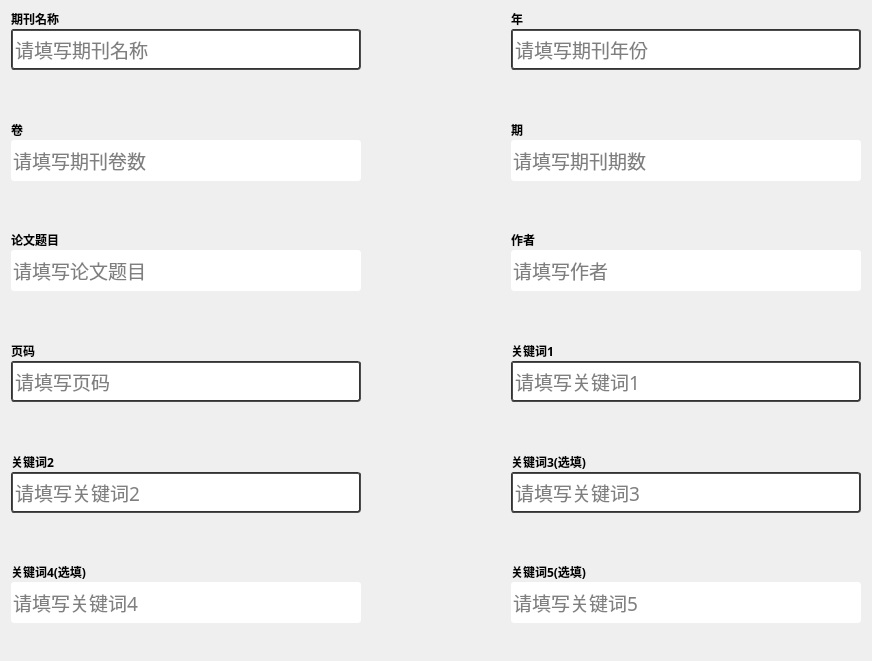
      <widget class="QWidget" name="layoutWidget_6">
       <property name="geometry">
        <rect>
         <x>20</x>
         <y>20</y>
         <width>861</width>
         <height>661</height>
        </rect>
       </property>
       <layout class="QVBoxLayout" name="verticalLayout_11">
        <property name="spacing">
         <number>25</number>
        </property>
        <item>
         <layout class="QHBoxLayout" name="horizontalLayout_6">
          <property name="spacing">
           <number>150</number>
          </property>
          <item>
           <layout class="QVBoxLayout" name="verticalLayout_12">
            <property name="spacing">
             <number>3</number>
            </property>
            <item>
             <widget class="QLabel" name="label_52">
              <property name="minimumSize">
               <size>
                <width>72</width>
                <height>15</height>
               </size>
              </property>
              <property name="maximumSize">
               <size>
                <width>72</width>
                <height>15</height>
               </size>
              </property>
              <property name="font">
               <font>
                <family>微软雅黑</family>
                <weight>75</weight>
                <bold>true</bold>
               </font>
              </property>
              <property name="text">
               <string>期刊名称</string>
              </property>
             </widget>
            </item>
            <item>
             <widget class="QLineEdit" name="lineEdit_10">
              <property name="minimumSize">
               <size>
                <width>350</width>
                <height>41</height>
               </size>
              </property>
              <property name="maximumSize">
               <size>
                <width>350</width>
                <height>41</height>
               </size>
              </property>
              <property name="font">
               <font>
                <family>微软雅黑</family>
                <pointsize>14</pointsize>
               </font>
              </property>
              <property name="styleSheet">
               <string notr="true">QLineEdit{
border:2px groove #333333;
border-radius:3px;
}
QLineEdit:focus{
	border: 3px solid #000000;
}</string>
              </property>
              <property name="text">
               <string/>
              </property>
              <property name="placeholderText">
               <string>请填写期刊名称</string>
              </property>
             </widget>
            </item>
            <item>
             <widget class="QLabel" name="label_53">
              <property name="font">
               <font>
                <family>微软雅黑</family>
                <pointsize>10</pointsize>
                <weight>50</weight>
                <bold>false</bold>
               </font>
              </property>
              <property name="styleSheet">
               <string notr="true">color:rgb(255, 85, 0);</string>
              </property>
              <property name="text">
               <string/>
              </property>
              <property name="alignment">
               <set>Qt::AlignLeading|Qt::AlignLeft|Qt::AlignTop</set>
              </property>
             </widget>
            </item>
           </layout>
          </item>
          <item>
           <layout class="QVBoxLayout" name="verticalLayout_13">
            <property name="spacing">
             <number>3</number>
            </property>
            <item>
             <widget class="QLabel" name="label_54">
              <property name="minimumSize">
               <size>
                <width>72</width>
                <height>15</height>
               </size>
              </property>
              <property name="maximumSize">
               <size>
                <width>72</width>
                <height>15</height>
               </size>
              </property>
              <property name="font">
               <font>
                <family>微软雅黑</family>
                <weight>75</weight>
                <bold>true</bold>
               </font>
              </property>
              <property name="text">
               <string>年</string>
              </property>
             </widget>
            </item>
            <item>
             <widget class="QLineEdit" name="lineEdit_11">
              <property name="minimumSize">
               <size>
                <width>350</width>
                <height>41</height>
               </size>
              </property>
              <property name="maximumSize">
               <size>
                <width>350</width>
                <height>41</height>
               </size>
              </property>
              <property name="font">
               <font>
                <family>微软雅黑</family>
                <pointsize>14</pointsize>
               </font>
              </property>
              <property name="styleSheet">
               <string notr="true">QLineEdit{
border:2px groove #333333;
border-radius:3px;
}
QLineEdit:focus{
	border: 3px solid #000000;
}</string>
              </property>
              <property name="text">
               <string/>
              </property>
              <property name="placeholderText">
               <string>请填写期刊年份</string>
              </property>
             </widget>
            </item>
            <item>
             <widget class="QLabel" name="label_55">
              <property name="font">
               <font>
                <family>微软雅黑</family>
                <pointsize>10</pointsize>
                <weight>50</weight>
                <bold>false</bold>
               </font>
              </property>
              <property name="styleSheet">
               <string notr="true">color:rgb(255, 85, 0);</string>
              </property>
              <property name="text">
               <string/>
              </property>
              <property name="alignment">
               <set>Qt::AlignLeading|Qt::AlignLeft|Qt::AlignTop</set>
              </property>
             </widget>
            </item>
           </layout>
          </item>
         </layout>
        </item>
        <item>
         <layout class="QHBoxLayout" name="horizontalLayout_7">
          <property name="spacing">
           <number>150</number>
          </property>
          <item>
           <layout class="QVBoxLayout" name="verticalLayout_14">
            <property name="spacing">
             <number>3</number>
            </property>
            <item>
             <widget class="QLabel" name="label_56">
              <property name="minimumSize">
               <size>
                <width>72</width>
                <height>15</height>
               </size>
              </property>
              <property name="maximumSize">
               <size>
                <width>72</width>
                <height>15</height>
               </size>
              </property>
              <property name="font">
               <font>
                <family>微软雅黑</family>
                <weight>75</weight>
                <bold>true</bold>
               </font>
              </property>
              <property name="text">
               <string>卷</string>
              </property>
             </widget>
            </item>
            <item>
             <widget class="QLineEdit" name="lineEdit_12">
              <property name="minimumSize">
               <size>
                <width>350</width>
                <height>41</height>
               </size>
              </property>
              <property name="maximumSize">
               <size>
                <width>350</width>
                <height>41</height>
               </size>
              </property>
              <property name="font">
               <font>
                <family>微软雅黑</family>
                <pointsize>14</pointsize>
               </font>
              </property>
              <property name="styleSheet">
               <string notr="true">QLineEdit{
border-radius:3px;
}</string>
              </property>
              <property name="text">
               <string/>
              </property>
              <property name="placeholderText">
               <string>请填写期刊卷数</string>
              </property>
             </widget>
            </item>
            <item>
             <widget class="QLabel" name="label_57">
              <property name="font">
               <font>
                <family>微软雅黑</family>
                <pointsize>10</pointsize>
                <weight>50</weight>
                <bold>false</bold>
               </font>
              </property>
              <property name="styleSheet">
               <string notr="true">color:rgb(255, 85, 0);</string>
              </property>
              <property name="text">
               <string/>
              </property>
              <property name="alignment">
               <set>Qt::AlignLeading|Qt::AlignLeft|Qt::AlignTop</set>
              </property>
             </widget>
            </item>
           </layout>
          </item>
          <item>
           <layout class="QVBoxLayout" name="verticalLayout_15">
            <property name="spacing">
             <number>3</number>
            </property>
            <item>
             <widget class="QLabel" name="label_58">
              <property name="minimumSize">
               <size>
                <width>72</width>
                <height>15</height>
               </size>
              </property>
              <property name="maximumSize">
               <size>
                <width>72</width>
                <height>15</height>
               </size>
              </property>
              <property name="font">
               <font>
                <family>微软雅黑</family>
                <weight>75</weight>
                <bold>true</bold>
               </font>
              </property>
              <property name="text">
               <string>期</string>
              </property>
             </widget>
            </item>
            <item>
             <widget class="QLineEdit" name="lineEdit_13">
              <property name="minimumSize">
               <size>
                <width>350</width>
                <height>41</height>
               </size>
              </property>
              <property name="maximumSize">
               <size>
                <width>350</width>
                <height>41</height>
               </size>
              </property>
              <property name="font">
               <font>
                <family>微软雅黑</family>
                <pointsize>14</pointsize>
               </font>
              </property>
              <property name="styleSheet">
               <string notr="true">QLineEdit{
border-radius:3px;
}</string>
              </property>
              <property name="text">
               <string/>
              </property>
              <property name="placeholderText">
               <string>请填写期刊期数</string>
              </property>
             </widget>
            </item>
            <item>
             <widget class="QLabel" name="label_59">
              <property name="font">
               <font>
                <family>微软雅黑</family>
                <pointsize>10</pointsize>
                <weight>50</weight>
                <bold>false</bold>
               </font>
              </property>
              <property name="styleSheet">
               <string notr="true">color:rgb(255, 85, 0);</string>
              </property>
              <property name="text">
               <string/>
              </property>
              <property name="alignment">
               <set>Qt::AlignLeading|Qt::AlignLeft|Qt::AlignTop</set>
              </property>
             </widget>
            </item>
           </layout>
          </item>
         </layout>
        </item>
        <item>
         <layout class="QHBoxLayout" name="horizontalLayout_8">
          <property name="spacing">
           <number>150</number>
          </property>
          <item>
           <layout class="QVBoxLayout" name="verticalLayout_16">
            <property name="spacing">
             <number>3</number>
            </property>
            <item>
             <widget class="QLabel" name="label_60">
              <property name="minimumSize">
               <size>
                <width>72</width>
                <height>15</height>
               </size>
              </property>
              <property name="maximumSize">
               <size>
                <width>72</width>
                <height>15</height>
               </size>
              </property>
              <property name="font">
               <font>
                <family>微软雅黑</family>
                <weight>75</weight>
                <bold>true</bold>
               </font>
              </property>
              <property name="text">
               <string>论文题目</string>
              </property>
             </widget>
            </item>
            <item>
             <widget class="QLineEdit" name="lineEdit_14">
              <property name="minimumSize">
               <size>
                <width>350</width>
                <height>41</height>
               </size>
              </property>
              <property name="maximumSize">
               <size>
                <width>350</width>
                <height>41</height>
               </size>
              </property>
              <property name="font">
               <font>
                <family>微软雅黑</family>
                <pointsize>14</pointsize>
               </font>
              </property>
              <property name="styleSheet">
               <string notr="true">QLineEdit{
border-radius:3px;
}</string>
              </property>
              <property name="text">
               <string/>
              </property>
              <property name="placeholderText">
               <string>请填写论文题目</string>
              </property>
             </widget>
            </item>
            <item>
             <widget class="QLabel" name="label_61">
              <property name="font">
               <font>
                <family>微软雅黑</family>
                <pointsize>10</pointsize>
                <weight>50</weight>
                <bold>false</bold>
               </font>
              </property>
              <property name="styleSheet">
               <string notr="true">color:rgb(255, 85, 0);</string>
              </property>
              <property name="text">
               <string/>
              </property>
              <property name="alignment">
               <set>Qt::AlignLeading|Qt::AlignLeft|Qt::AlignTop</set>
              </property>
             </widget>
            </item>
           </layout>
          </item>
          <item>
           <layout class="QVBoxLayout" name="verticalLayout_17">
            <property name="spacing">
             <number>3</number>
            </property>
            <item>
             <widget class="QLabel" name="label_62">
              <property name="minimumSize">
               <size>
                <width>72</width>
                <height>15</height>
               </size>
              </property>
              <property name="maximumSize">
               <size>
                <width>72</width>
                <height>15</height>
               </size>
              </property>
              <property name="font">
               <font>
                <family>微软雅黑</family>
                <weight>75</weight>
                <bold>true</bold>
               </font>
              </property>
              <property name="text">
               <string>作者</string>
              </property>
             </widget>
            </item>
            <item>
             <widget class="QLineEdit" name="lineEdit_15">
              <property name="minimumSize">
               <size>
                <width>350</width>
                <height>41</height>
               </size>
              </property>
              <property name="maximumSize">
               <size>
                <width>350</width>
                <height>41</height>
               </size>
              </property>
              <property name="font">
               <font>
                <family>微软雅黑</family>
                <pointsize>14</pointsize>
               </font>
              </property>
              <property name="styleSheet">
               <string notr="true">QLineEdit{
border-radius:3px;
}</string>
              </property>
              <property name="text">
               <string/>
              </property>
              <property name="placeholderText">
               <string>请填写作者</string>
              </property>
             </widget>
            </item>
            <item>
             <widget class="QLabel" name="label_63">
              <property name="font">
               <font>
                <family>微软雅黑</family>
                <pointsize>10</pointsize>
                <weight>50</weight>
                <bold>false</bold>
               </font>
              </property>
              <property name="styleSheet">
               <string notr="true">color:rgb(255, 85, 0);</string>
              </property>
              <property name="text">
               <string/>
              </property>
              <property name="alignment">
               <set>Qt::AlignLeading|Qt::AlignLeft|Qt::AlignTop</set>
              </property>
             </widget>
            </item>
           </layout>
          </item>
         </layout>
        </item>
        <item>
         <layout class="QHBoxLayout" name="horizontalLayout_10">
          <property name="spacing">
           <number>150</number>
          </property>
          <item>
           <layout class="QVBoxLayout" name="verticalLayout_21">
            <property name="spacing">
             <number>3</number>
            </property>
            <item>
             <widget class="QLabel" name="label_70">
              <property name="minimumSize">
               <size>
                <width>72</width>
                <height>15</height>
               </size>
              </property>
              <property name="maximumSize">
               <size>
                <width>72</width>
                <height>15</height>
               </size>
              </property>
              <property name="font">
               <font>
                <family>微软雅黑</family>
                <weight>75</weight>
                <bold>true</bold>
               </font>
              </property>
              <property name="text">
               <string>页码</string>
              </property>
             </widget>
            </item>
            <item>
             <widget class="QLineEdit" name="lineEdit_18">
              <property name="minimumSize">
               <size>
                <width>350</width>
                <height>41</height>
               </size>
              </property>
              <property name="maximumSize">
               <size>
                <width>350</width>
                <height>41</height>
               </size>
              </property>
              <property name="font">
               <font>
                <family>微软雅黑</family>
                <pointsize>14</pointsize>
               </font>
              </property>
              <property name="styleSheet">
               <string notr="true">QLineEdit{
border:2px groove #333333;
border-radius:3px;
}
QLineEdit:focus{
	border: 3px solid #000000;
}</string>
              </property>
              <property name="text">
               <string/>
              </property>
              <property name="placeholderText">
               <string>请填写页码</string>
              </property>
             </widget>
            </item>
            <item>
             <widget class="QLabel" name="label_71">
              <property name="font">
               <font>
                <family>微软雅黑</family>
                <pointsize>10</pointsize>
                <weight>50</weight>
                <bold>false</bold>
               </font>
              </property>
              <property name="styleSheet">
               <string notr="true">color:rgb(255, 85, 0);</string>
              </property>
              <property name="text">
               <string/>
              </property>
              <property name="alignment">
               <set>Qt::AlignLeading|Qt::AlignLeft|Qt::AlignTop</set>
              </property>
             </widget>
            </item>
           </layout>
          </item>
          <item>
           <layout class="QVBoxLayout" name="verticalLayout_22">
            <property name="spacing">
             <number>3</number>
            </property>
            <item>
             <widget class="QLabel" name="label_72">
              <property name="minimumSize">
               <size>
                <width>72</width>
                <height>15</height>
               </size>
              </property>
              <property name="maximumSize">
               <size>
                <width>72</width>
                <height>15</height>
               </size>
              </property>
              <property name="font">
               <font>
                <family>微软雅黑</family>
                <weight>75</weight>
                <bold>true</bold>
               </font>
              </property>
              <property name="text">
               <string>关键词1</string>
              </property>
             </widget>
            </item>
            <item>
             <widget class="QLineEdit" name="lineEdit_19">
              <property name="minimumSize">
               <size>
                <width>350</width>
                <height>41</height>
               </size>
              </property>
              <property name="maximumSize">
               <size>
                <width>350</width>
                <height>41</height>
               </size>
              </property>
              <property name="font">
               <font>
                <family>微软雅黑</family>
                <pointsize>14</pointsize>
               </font>
              </property>
              <property name="styleSheet">
               <string notr="true">QLineEdit{
border:2px groove #333333;
border-radius:3px;
}
QLineEdit:focus{
	border: 3px solid #000000;
}</string>
              </property>
              <property name="text">
               <string/>
              </property>
              <property name="placeholderText">
               <string>请填写关键词1</string>
              </property>
             </widget>
            </item>
            <item>
             <widget class="QLabel" name="label_81">
              <property name="font">
               <font>
                <family>微软雅黑</family>
                <pointsize>10</pointsize>
                <weight>50</weight>
                <bold>false</bold>
               </font>
              </property>
              <property name="styleSheet">
               <string notr="true">color:rgb(255, 85, 0);</string>
              </property>
              <property name="text">
               <string/>
              </property>
              <property name="alignment">
               <set>Qt::AlignLeading|Qt::AlignLeft|Qt::AlignTop</set>
              </property>
             </widget>
            </item>
           </layout>
          </item>
         </layout>
        </item>
        <item>
         <layout class="QHBoxLayout" name="horizontalLayout_11">
          <property name="spacing">
           <number>150</number>
          </property>
          <item>
           <layout class="QVBoxLayout" name="verticalLayout_23">
            <property name="spacing">
             <number>3</number>
            </property>
            <item>
             <widget class="QLabel" name="label_82">
              <property name="minimumSize">
               <size>
                <width>100</width>
                <height>15</height>
               </size>
              </property>
              <property name="maximumSize">
               <size>
                <width>100</width>
                <height>15</height>
               </size>
              </property>
              <property name="font">
               <font>
                <family>微软雅黑</family>
                <weight>75</weight>
                <bold>true</bold>
               </font>
              </property>
              <property name="text">
               <string>关键词2</string>
              </property>
             </widget>
            </item>
            <item>
             <widget class="QLineEdit" name="lineEdit_20">
              <property name="minimumSize">
               <size>
                <width>350</width>
                <height>41</height>
               </size>
              </property>
              <property name="maximumSize">
               <size>
                <width>350</width>
                <height>41</height>
               </size>
              </property>
              <property name="font">
               <font>
                <family>微软雅黑</family>
                <pointsize>14</pointsize>
               </font>
              </property>
              <property name="styleSheet">
               <string notr="true">QLineEdit{
border:2px groove #333333;
border-radius:3px;
}
QLineEdit:focus{
	border: 3px solid #000000;
}</string>
              </property>
              <property name="text">
               <string/>
              </property>
              <property name="placeholderText">
               <string>请填写关键词2</string>
              </property>
             </widget>
            </item>
            <item>
             <widget class="QLabel" name="label_83">
              <property name="font">
               <font>
                <family>微软雅黑</family>
                <pointsize>10</pointsize>
                <weight>50</weight>
                <bold>false</bold>
               </font>
              </property>
              <property name="styleSheet">
               <string notr="true">color:rgb(255, 85, 0);</string>
              </property>
              <property name="text">
               <string/>
              </property>
              <property name="alignment">
               <set>Qt::AlignLeading|Qt::AlignLeft|Qt::AlignTop</set>
              </property>
             </widget>
            </item>
           </layout>
          </item>
          <item>
           <layout class="QVBoxLayout" name="verticalLayout_24">
            <property name="spacing">
             <number>3</number>
            </property>
            <item>
             <widget class="QLabel" name="label_84">
              <property name="minimumSize">
               <size>
                <width>100</width>
                <height>15</height>
               </size>
              </property>
              <property name="maximumSize">
               <size>
                <width>100</width>
                <height>15</height>
               </size>
              </property>
              <property name="font">
               <font>
                <family>微软雅黑</family>
                <weight>75</weight>
                <bold>true</bold>
               </font>
              </property>
              <property name="text">
               <string>关键词3(选填)</string>
              </property>
             </widget>
            </item>
            <item>
             <widget class="QLineEdit" name="lineEdit_21">
              <property name="minimumSize">
               <size>
                <width>350</width>
                <height>41</height>
               </size>
              </property>
              <property name="maximumSize">
               <size>
                <width>350</width>
                <height>41</height>
               </size>
              </property>
              <property name="font">
               <font>
                <family>微软雅黑</family>
                <pointsize>14</pointsize>
               </font>
              </property>
              <property name="styleSheet">
               <string notr="true">QLineEdit{
border:2px groove #333333;
border-radius:3px;
}
QLineEdit:focus{
	border: 3px solid #000000;
}</string>
              </property>
              <property name="text">
               <string/>
              </property>
              <property name="placeholderText">
               <string>请填写关键词3</string>
              </property>
             </widget>
            </item>
            <item>
             <widget class="QLabel" name="label_85">
              <property name="font">
               <font>
                <family>微软雅黑</family>
                <pointsize>10</pointsize>
                <weight>50</weight>
                <bold>false</bold>
               </font>
              </property>
              <property name="styleSheet">
               <string notr="true">color:rgb(255, 85, 0);</string>
              </property>
              <property name="text">
               <string/>
              </property>
              <property name="alignment">
               <set>Qt::AlignLeading|Qt::AlignLeft|Qt::AlignTop</set>
              </property>
             </widget>
            </item>
           </layout>
          </item>
         </layout>
        </item>
        <item>
         <layout class="QHBoxLayout" name="horizontalLayout_9">
          <property name="spacing">
           <number>150</number>
          </property>
          <item>
           <layout class="QVBoxLayout" name="verticalLayout_18">
            <property name="spacing">
             <number>3</number>
            </property>
            <item>
             <widget class="QLabel" name="label_64">
              <property name="minimumSize">
               <size>
                <width>100</width>
                <height>15</height>
               </size>
              </property>
              <property name="maximumSize">
               <size>
                <width>100</width>
                <height>15</height>
               </size>
              </property>
              <property name="font">
               <font>
                <family>微软雅黑</family>
                <weight>75</weight>
                <bold>true</bold>
               </font>
              </property>
              <property name="text">
               <string>关键词4(选填)</string>
              </property>
             </widget>
            </item>
            <item>
             <widget class="QLineEdit" name="lineEdit_16">
              <property name="minimumSize">
               <size>
                <width>350</width>
                <height>41</height>
               </size>
              </property>
              <property name="maximumSize">
               <size>
                <width>350</width>
                <height>41</height>
               </size>
              </property>
              <property name="font">
               <font>
                <family>微软雅黑</family>
                <pointsize>14</pointsize>
               </font>
              </property>
              <property name="styleSheet">
               <string notr="true">QLineEdit{
border-radius:3px;
}</string>
              </property>
              <property name="text">
               <string/>
              </property>
              <property name="placeholderText">
               <string>请填写关键词4</string>
              </property>
             </widget>
            </item>
            <item>
             <widget class="QLabel" name="label_66">
              <property name="font">
               <font>
                <family>微软雅黑</family>
                <pointsize>10</pointsize>
                <weight>50</weight>
                <bold>false</bold>
               </font>
              </property>
              <property name="styleSheet">
               <string notr="true">color:rgb(255, 85, 0);</string>
              </property>
              <property name="text">
               <string/>
              </property>
              <property name="alignment">
               <set>Qt::AlignLeading|Qt::AlignLeft|Qt::AlignTop</set>
              </property>
             </widget>
            </item>
           </layout>
          </item>
          <item>
           <layout class="QVBoxLayout" name="verticalLayout_19">
            <property name="spacing">
             <number>3</number>
            </property>
            <item>
             <widget class="QLabel" name="label_68">
              <property name="minimumSize">
               <size>
                <width>100</width>
                <height>15</height>
               </size>
              </property>
              <property name="maximumSize">
               <size>
                <width>100</width>
                <height>15</height>
               </size>
              </property>
              <property name="font">
               <font>
                <family>微软雅黑</family>
                <weight>75</weight>
                <bold>true</bold>
               </font>
              </property>
              <property name="text">
               <string>关键词5(选填)</string>
              </property>
             </widget>
            </item>
            <item>
             <widget class="QLineEdit" name="lineEdit_17">
              <property name="minimumSize">
               <size>
                <width>350</width>
                <height>41</height>
               </size>
              </property>
              <property name="maximumSize">
               <size>
                <width>350</width>
                <height>41</height>
               </size>
              </property>
              <property name="font">
               <font>
                <family>微软雅黑</family>
                <pointsize>14</pointsize>
               </font>
              </property>
              <property name="styleSheet">
               <string notr="true">QLineEdit{
border-radius:3px;
}</string>
              </property>
              <property name="text">
               <string/>
              </property>
              <property name="placeholderText">
               <string>请填写关键词5</string>
              </property>
             </widget>
            </item>
            <item>
             <widget class="QLabel" name="label_69">
              <property name="font">
               <font>
                <family>微软雅黑</family>
                <pointsize>10</pointsize>
                <weight>50</weight>
                <bold>false</bold>
               </font>
              </property>
              <property name="styleSheet">
               <string notr="true">color:rgb(255, 85, 0);</string>
              </property>
              <property name="text">
               <string/>
              </property>
              <property name="alignment">
               <set>Qt::AlignLeading|Qt::AlignLeft|Qt::AlignTop</set>
              </property>
             </widget>
            </item>
           </layout>
          </item>
         </layout>
        </item>
       </layout>
      </widget>
